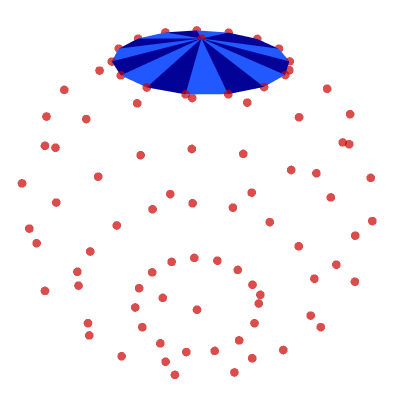

Source (notebook cell):
### Markdown cell above
Define the top polygons by connecting each edge in the first line of latitude with the top node

### Code cell
top = [[0, j + 1, j + 2] for j in range(N_LON-1)]
top.append([0, N_LON, 1])

show_poly_3d(nodes=nodes, polys=top, show_nodes=True)
#create_poly_3d_gif('./image/uv_spheroid_top.gif', nodes=nodes, polys=top, duration=4, show_nodes=True)
